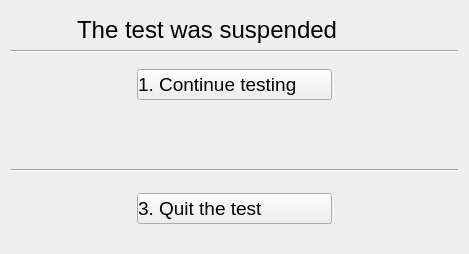
      <widget class="QWidget" name="suspendPage">
       <layout class="QGridLayout" name="gridLayout_3" columnstretch="0,0,1,0,0">
        <item row="0" column="2">
         <spacer name="verticalSpacer_9">
          <property name="orientation">
           <enum>Qt::Vertical</enum>
          </property>
          <property name="sizeHint" stdset="0">
           <size>
            <width>20</width>
            <height>5</height>
           </size>
          </property>
         </spacer>
        </item>
        <item row="1" column="4">
         <spacer name="horizontalSpacer_16">
          <property name="orientation">
           <enum>Qt::Horizontal</enum>
          </property>
          <property name="sizeType">
           <enum>QSizePolicy::Fixed</enum>
          </property>
          <property name="sizeHint" stdset="0">
           <size>
            <width>60</width>
            <height>20</height>
           </size>
          </property>
         </spacer>
        </item>
        <item row="4" column="3" colspan="2">
         <spacer name="horizontalSpacer_18">
          <property name="orientation">
           <enum>Qt::Horizontal</enum>
          </property>
          <property name="sizeHint" stdset="0">
           <size>
            <width>120</width>
            <height>20</height>
           </size>
          </property>
         </spacer>
        </item>
        <item row="6" column="0" colspan="5">
         <widget class="Line" name="line_5">
          <property name="orientation">
           <enum>Qt::Horizontal</enum>
          </property>
         </widget>
        </item>
        <item row="1" column="0">
         <spacer name="horizontalSpacer_15">
          <property name="orientation">
           <enum>Qt::Horizontal</enum>
          </property>
          <property name="sizeType">
           <enum>QSizePolicy::Fixed</enum>
          </property>
          <property name="sizeHint" stdset="0">
           <size>
            <width>60</width>
            <height>20</height>
           </size>
          </property>
         </spacer>
        </item>
        <item row="3" column="2">
         <spacer name="verticalSpacer_6">
          <property name="orientation">
           <enum>Qt::Vertical</enum>
          </property>
          <property name="sizeType">
           <enum>QSizePolicy::Fixed</enum>
          </property>
          <property name="sizeHint" stdset="0">
           <size>
            <width>20</width>
            <height>10</height>
           </size>
          </property>
         </spacer>
        </item>
        <item row="5" column="2">
         <spacer name="verticalSpacer_7">
          <property name="orientation">
           <enum>Qt::Vertical</enum>
          </property>
          <property name="sizeType">
           <enum>QSizePolicy::Expanding</enum>
          </property>
          <property name="sizeHint" stdset="0">
           <size>
            <width>20</width>
            <height>63</height>
           </size>
          </property>
         </spacer>
        </item>
        <item row="1" column="1" colspan="3">
         <widget class="QLabel" name="label_10">
          <property name="sizePolicy">
           <sizepolicy hsizetype="Expanding" vsizetype="Preferred">
            <horstretch>0</horstretch>
            <verstretch>0</verstretch>
           </sizepolicy>
          </property>
          <property name="font">
           <font>
            <pointsize>18</pointsize>
           </font>
          </property>
          <property name="text">
           <string>The test was suspended</string>
          </property>
         </widget>
        </item>
        <item row="8" column="0" colspan="2">
         <spacer name="horizontalSpacer_20">
          <property name="orientation">
           <enum>Qt::Horizontal</enum>
          </property>
          <property name="sizeHint" stdset="0">
           <size>
            <width>120</width>
            <height>20</height>
           </size>
          </property>
         </spacer>
        </item>
        <item row="4" column="0" colspan="2">
         <spacer name="horizontalSpacer_17">
          <property name="orientation">
           <enum>Qt::Horizontal</enum>
          </property>
          <property name="sizeHint" stdset="0">
           <size>
            <width>120</width>
            <height>20</height>
           </size>
          </property>
         </spacer>
        </item>
        <item row="9" column="2">
         <spacer name="verticalSpacer_8">
          <property name="orientation">
           <enum>Qt::Vertical</enum>
          </property>
          <property name="sizeHint" stdset="0">
           <size>
            <width>20</width>
            <height>19</height>
           </size>
          </property>
         </spacer>
        </item>
        <item row="8" column="2">
         <widget class="QPushButton" name="quitButton">
          <property name="font">
           <font>
            <pointsize>14</pointsize>
           </font>
          </property>
          <property name="styleSheet">
           <string notr="true">
                        padding: 0.2em 2em;
                        text-align: left
                      </string>
          </property>
          <property name="text">
           <string>3. Quit the test</string>
          </property>
         </widget>
        </item>
        <item row="4" column="2">
         <widget class="QPushButton" name="resumeButton">
          <property name="font">
           <font>
            <pointsize>14</pointsize>
           </font>
          </property>
          <property name="styleSheet">
           <string notr="true">
                        padding: 0.2em 2em;
                        text-align: left
                      </string>
          </property>
          <property name="text">
           <string>1. Continue testing</string>
          </property>
         </widget>
        </item>
        <item row="7" column="2">
         <spacer name="verticalSpacer_10">
          <property name="orientation">
           <enum>Qt::Vertical</enum>
          </property>
          <property name="sizeType">
           <enum>QSizePolicy::Fixed</enum>
          </property>
          <property name="sizeHint" stdset="0">
           <size>
            <width>20</width>
            <height>15</height>
           </size>
          </property>
         </spacer>
        </item>
        <item row="8" column="3" colspan="2">
         <spacer name="horizontalSpacer_19">
          <property name="orientation">
           <enum>Qt::Horizontal</enum>
          </property>
          <property name="sizeHint" stdset="0">
           <size>
            <width>120</width>
            <height>20</height>
           </size>
          </property>
         </spacer>
        </item>
        <item row="2" column="0" colspan="5">
         <widget class="Line" name="line_6">
          <property name="orientation">
           <enum>Qt::Horizontal</enum>
          </property>
         </widget>
        </item>
       </layout>
      </widget>
